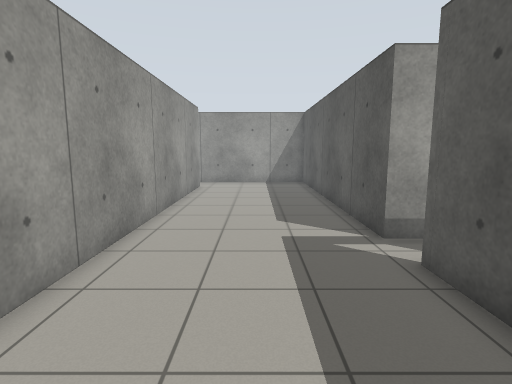
View 1 (above)

18 first-person views from a walk through a world built for the Gazebo simulator. The camera is 1.2 m above the floor, tilts 8° down and sees 80° across. The lines on the ground mark 1 m squares. The floor is counted in squares, 0.5 m on a side. Each view is taken from the middle of a square. On the plan, view 1 faces up. The plan holds only what a view shows up to about 18 squares ahead; the rest is blank. The place goes on beyond the plan.

View 2
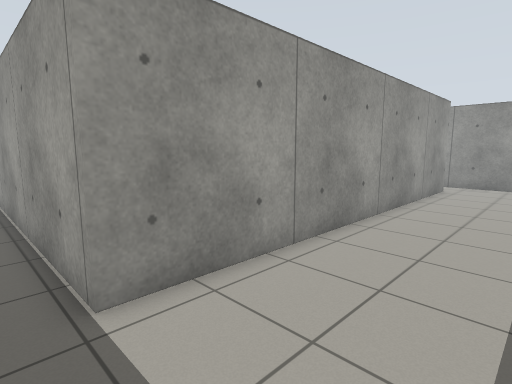

View 3
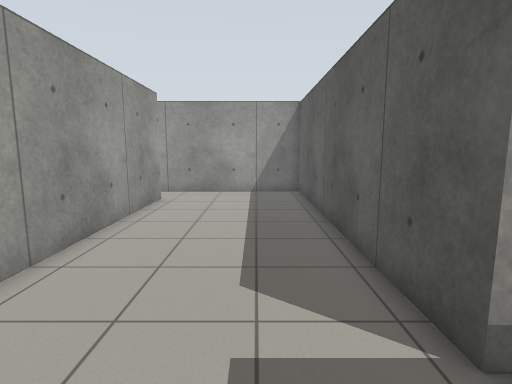

View 4
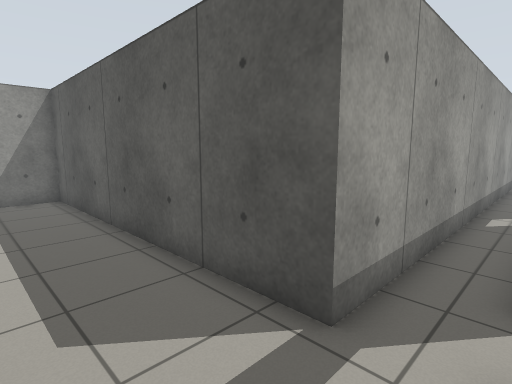

View 5
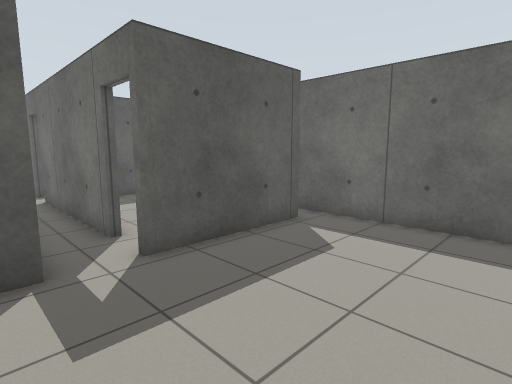

View 6
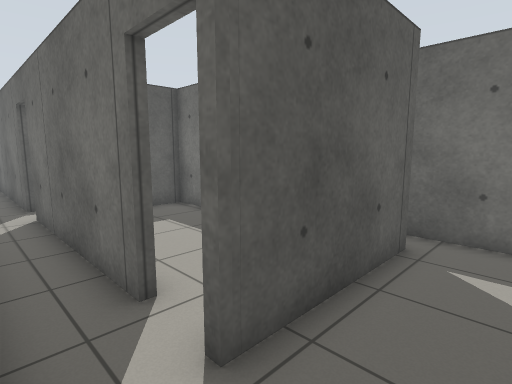

View 7
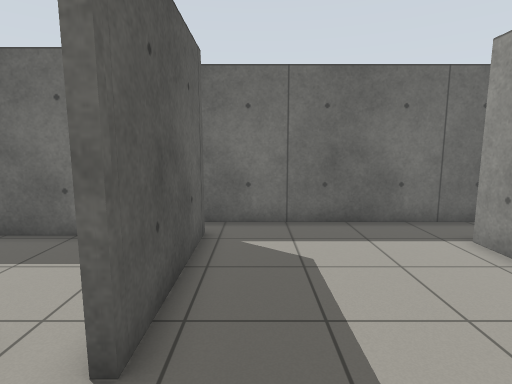

View 8
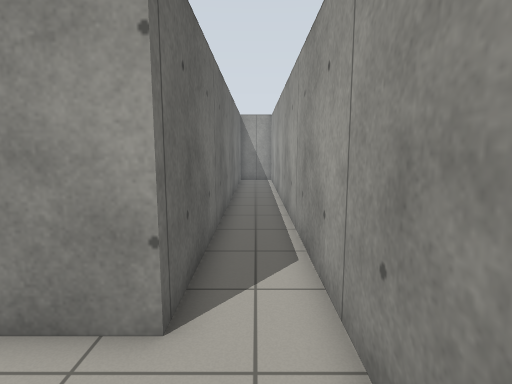

View 9
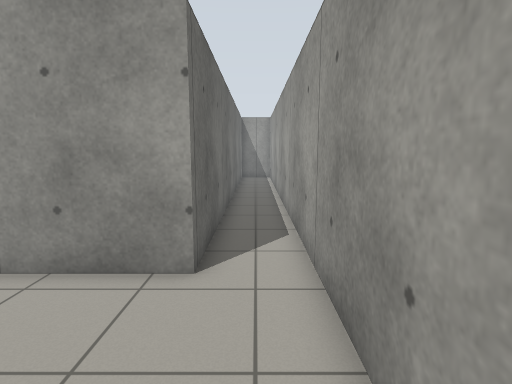

View 10
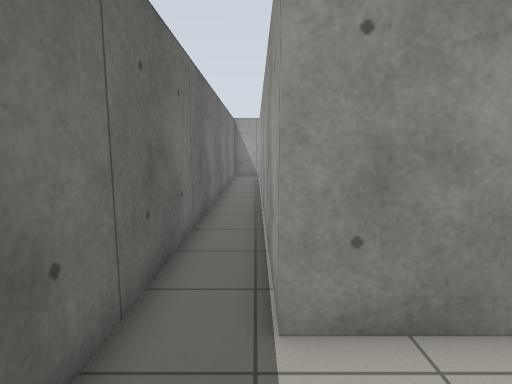

View 11
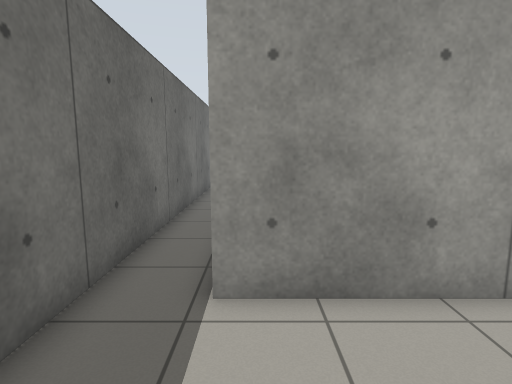

View 12
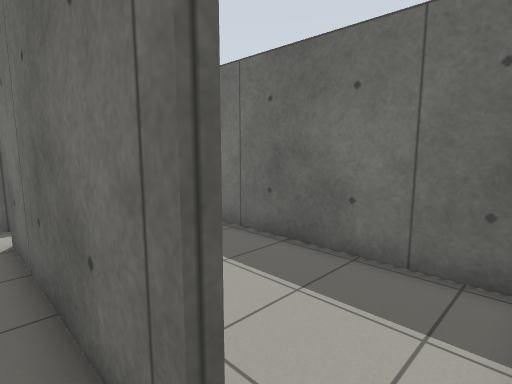

View 13
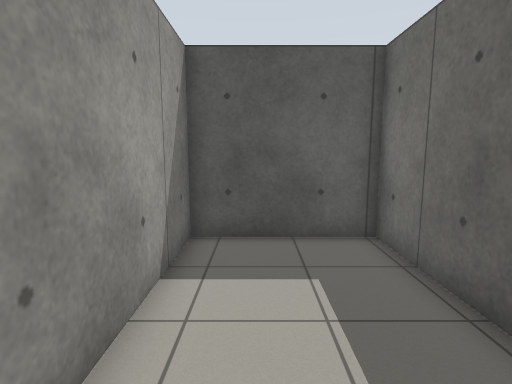

View 14
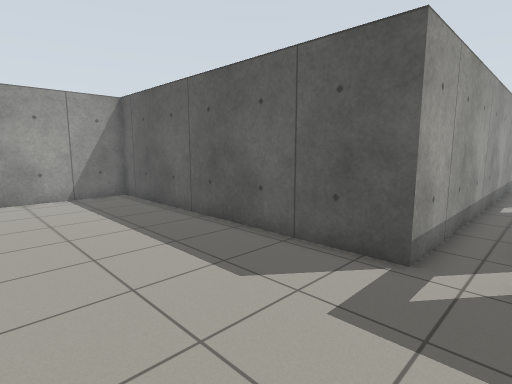

View 15
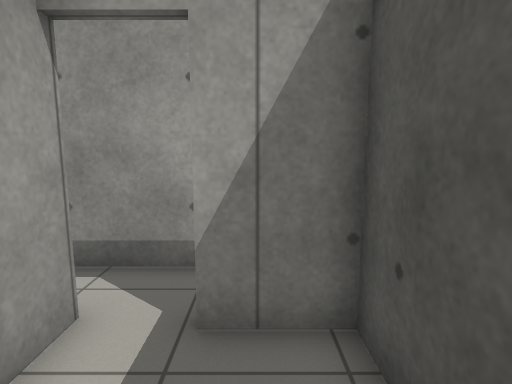

View 16
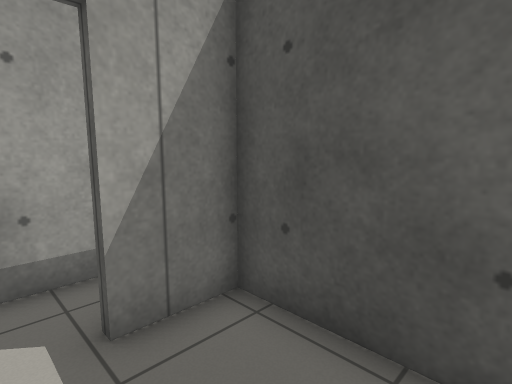

View 17
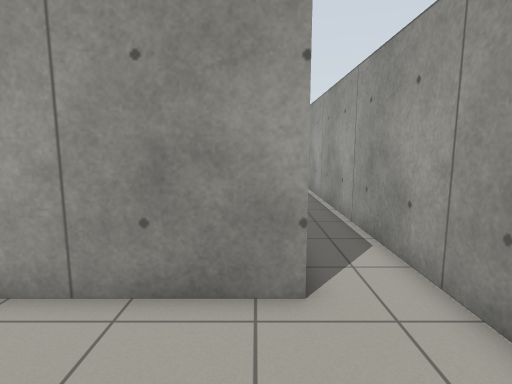

View 18
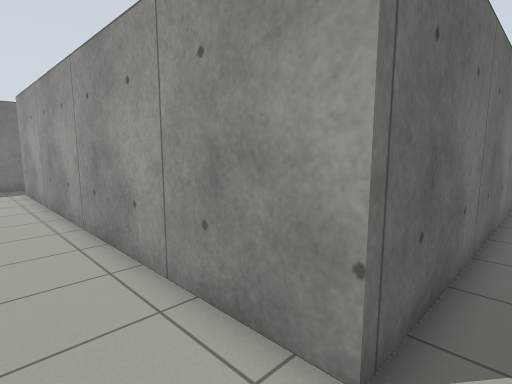

### Floor plan
Points are (right, up) in squares from view 1. A wall is a line through its corners. A room is listed if a view was taken in it or the views show most of it. See-through windows are left out.
Room 1 (views 1, 2, 3, 4, 5, 6, 7, 8, 9, 10, 11, 12, 14, 17, 18)
walls: (5.5, 6.1) (13.5, 6.1); (3.5, 0.4) (3.5, 6.1); (15.1, 6.1) (19.5, 6.1); (-17.5, 1.3) (-18.1, 1.3); (-18, 19.8) (-3.6, 19.8) (-3.6, 1.3) (-15.2, 1.3); (-18, -0.9) (4.5, -0.9); (19.5, 8) (3.5, 8) (3.5, 22.2) (-17.6, 22.2)
ways out: open door at (4.5, 6) to room 2; open door at (14.5, 6) to room 3; open door at (18.5, 6)
Room 2 (view 13)
walls: (4.4, 0.7) (13.1, 0.7) (13.1, 5.8) (6.9, 5.8)
ways out: open door at (4.5, 6) to room 1
Room 3 (views 15, 16)
walls: (13.5, 6.1) (13.5, 4.7); (17.4, 2.1) (17.4, 5.8) (15.1, 5.8)
ways out: open door at (14.5, 6) to room 1

Positions as (right, up) in squares from view 1, and headings:
1: (0, 0), facing up
2: (1, 0), facing up-left
3: (1, 5), facing up
4: (0, 6), facing up-right
5: (-3, 9), facing down-right
6: (1, 8), facing down-right
7: (2, 9), facing down
8: (0, 21), facing left
9: (2, 21), facing left
10: (0, 1), facing left
11: (1, 2), facing left
12: (4, 7), facing down-right
13: (5, 4), facing right
14: (-3, 6), facing up-right
15: (16, 2), facing up
16: (14, 2), facing up-right
17: (1, 19), facing left
18: (-1, 21), facing down-left
